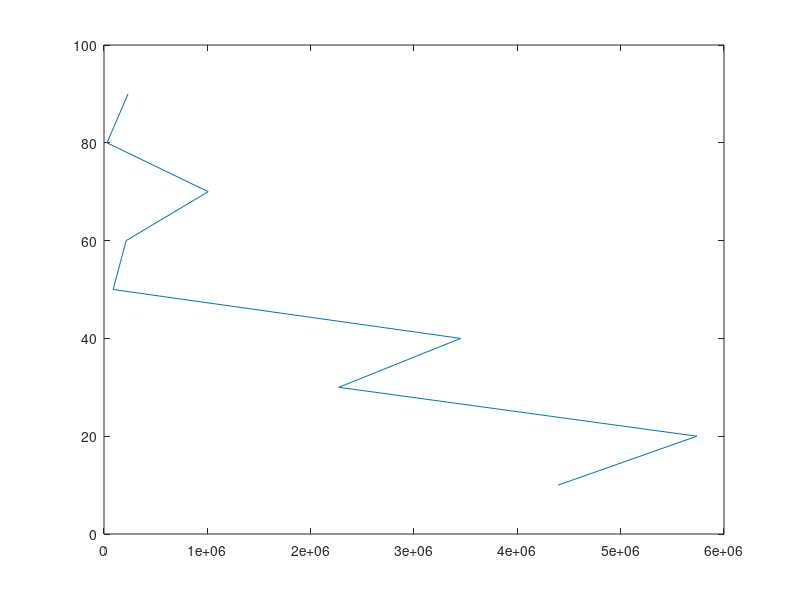

Source code (MATLAB):
clear
clc
close all

function time = brachi24(y)
ly = [50 y 0];
time = 0;
v = 0;
g = 9.81;
dx = 10; %xmax = 10*15
for i=2:length(ly)
    dy = ly(i-1)-ly(i);
    ds = sqrt(dx^2+dy^2);
    a = dy/ds*g;
    if abs(a)<0.00001
        dt = ds/v;
    else
        dt = (-v+sqrt(v^2+2*a*ds))/a;
    end
    v = v+a*dt;
    time = time+dt;
end
end
y0 = 90:-10:10;
y = fminsearch(@brachi24, y0);
plot(y, y0)